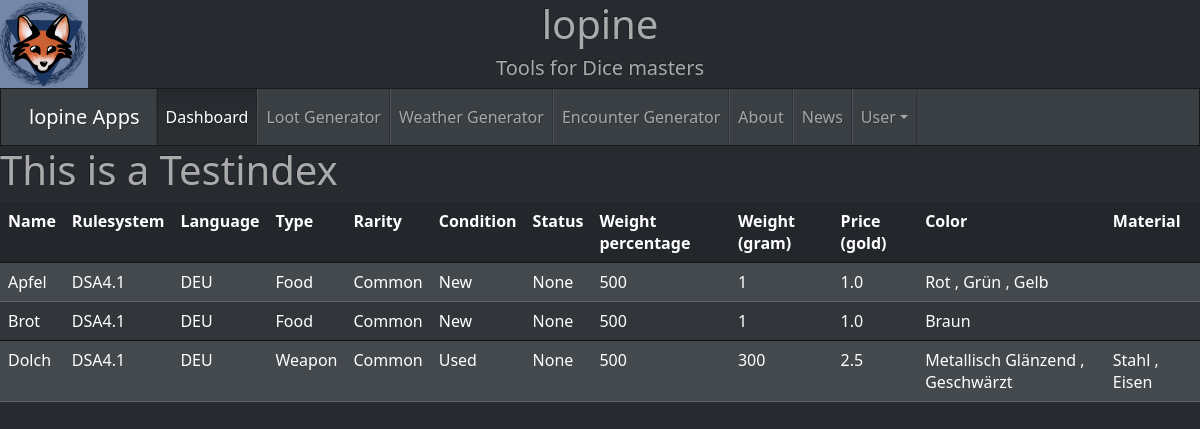
The page / on the database its author committed.
### lopine_items_app/models.py (models this page shows, shortened)
class Item(models.Model):
    item_id = models.AutoField(primary_key=True)
    rulesystem = models.ForeignKey(Rulesystem, on_delete=models.SET_NULL, null=True)
    language = models.ForeignKey(Language, on_delete=models.SET_NULL, null=True)
    item_type = models.ForeignKey(ItemType, on_delete=models.SET_NULL, null=True)
    item_place = models.ForeignKey(ItemPlace, on_delete=models.SET_NULL, null=True)
    weight_percentage = models.IntegerField(default=500, validators=[MaxValueValidator(950)], help_text='500 = 50%')
    name = models.CharField(max_length=255, unique=True,
                            help_text='Specific Item Name like Rusty Dagger, Sweet Bread or Leather Shirt')
    rarity = models.ForeignKey(ItemRarity, on_delete=models.SET_NULL, null=True)
    max_count = models.IntegerField(validators=[MinValueValidator(1)], default=1,
                                    help_text='How many can be max found while Looting')
    condition = models.ForeignKey(ItemCondition, on_delete=models.SET_NULL, null=True)
    status = models.ForeignKey(ItemStatus, on_delete=models.SET_NULL, null=True)
    status_note = models.CharField(max_length=255, default='None')
    weight_gram = models.IntegerField(default=1, validators=[MinValueValidator(1)])
    price_gold = models.FloatField(default=1, validators=[MinValueValidator(0)])

class Rulesystem(models.Model):
    name = models.CharField(max_length=20, unique=True, default='DSA4.1')

class Language(models.Model):
    name = models.CharField(max_length=20, unique=True, default='DEU')

class ItemType(models.Model):
    name = models.CharField(max_length=20, unique=True)

class ItemRarity(models.Model):
    name = models.CharField(max_length=20, unique=True)

class ItemCondition(models.Model):
    name = models.CharField(max_length=20, unique=True)

class ItemStatus(models.Model):
    name = models.CharField(max_length=20, unique=True)

class Color(models.Model):
    item = models.ForeignKey(Item, on_delete=models.CASCADE, related_name='colors')
    color_name = models.CharField(max_length=255)

class Material(models.Model):
    item = models.ForeignKey(Item, on_delete=models.CASCADE, related_name='material')
    material_name = models.CharField(max_length=255)

### Lopine/views.py (the view, shortened to what this page needs)
# urls.py: path('', views.show_index, name='show_index'),
def show_index(request):
    items = Item.objects.all()
    return render(request, 'index.html', {'items': items})

### templates/index.html (shortened to what this page needs)
{% load static %}
<!DOCTYPE html>
<head>
    <link rel="stylesheet" href="{% static '/css/style.css' %}">
</head>
<body>
  <header>
    <img id="header-icon" src="{% static '/images/favicon.jpg' %}" alt="website icon">
    <h1 style="position: relative; text-align: center;">lopine</h1>
    <h5 style="position: relative; text-align: center;">Tools for Dice masters</h5>
    <nav class="navbar navbar-expand-lg bg-primary" data-bs-theme="dark">
      <div class="container-fluid">
        <a class="navbar-brand" href="/">lopine Apps</a>
        <div class="collapse navbar-collapse" id="navbarColor01">
          <ul class="navbar-nav me-auto">
            <li class="nav-item">
              <a class="nav-link active" href="/">Dashboard
              </a>
            </li>
            <li class="nav-item">
              <a class="nav-link" href="#">Loot Generator</a>
            </li>
            <li class="nav-item">
              <a class="nav-link" href="#">Weather Generator</a>
            </li>
              <li class="nav-item">
                  <a class="nav-link" href="#">Encounter Generator</a>
            </li>
            <li class="nav-item">
              <a class="nav-link" href="#">About</a>
            </li>
              <li class="nav-item">
              <a class="nav-link" href="#">News</a>
            </li>
          </ul>
            <ul class="navbar-nav">
                {% if user.is_authenticated %}
                    <li class="nav-item dropdown">
                        <a class="nav-link dropdown-toggle" data-bs-toggle="dropdown" role="button" aria-expanded="false">
                            {{ user.username }}
                        </a>
                        <ul class="dropdown-menu">
                            <li>
                                <a href="{% url 'user_profile' %}" class="dropdown-item">Profile</a>
                            </li>
                            <li>
                                <a href="{% url 'logout' %}" class="dropdown-item">Logout</a>
                            </li>
                        </ul>
                    </li>
                {% else %}
                    <li class="nav-item dropdown">
                        <a class="nav-link dropdown-toggle" data-bs-toggle="dropdown" role="button" aria-expanded="false">User</a>
                    </li>
                {% endif %}
            </ul>
        </div>
      </div>
    </nav>
</header>
  <h1>This is a Testindex</h1>
<table class="table table-hover">
        <tr class="table-active">
            <th scope="col">Name</th>
            <th scope="col">Rulesystem</th>
            <th scope="col">Language</th>
            <th scope="col">Type</th>
            <th scope="col">Rarity</th>
            <th scope="col">Condition</th>
            <th scope="col">Status</th>
            <th scope="col">Weight percentage</th>
            <th scope="col">Weight (gram)</th>
            <th scope="col">Price (gold)</th>
            <th scope="col">Color</th>
            <th scope="col">Material</th>
        </tr>
        {% for item in items %}
            <tr class="{% cycle 'table-primary' 'table-default' as rowcolors %}">
                <td>{{ item.name }}</td>
                <td>{{ item.rulesystem.name }}</td>
                <td>{{ item.language.name }}</td>
                <td>{{ item.item_type.name }}</td>
                <td>{{ item.rarity.name }}</td>
                <td>{{ item.condition.name }}</td>
                <td>{{ item.status.name }}</td>
                <td>{{ item.weight_percentage }}</td>
                <td>{{ item.weight_gram }}</td>
                <td>{{ item.price_gold }}</td>
                <td>
                    {% for color in item.colors.all %}
                        {{ color.color_name }}
                         {% if not forloop.last %}, {% endif %}
                    {% endfor %}
                </td>
                <td>
                    {% for color in item.material.all %}
                        {{ color.material_name }}
                         {% if not forloop.last %}, {% endif %}
                    {% endfor %}
                </td>
            </tr>
        {% endfor %}
    </table>
</body>

### rows shown on the page
Item: name "Apfel", rulesystem.name "DSA4.1", language.name "DEU", item_type.name "Food", rarity.name "Common", condition.name "New", status.name "None", weight_percentage "500", weight_gram "1", price_gold "1.0"
Color: color_name "Rot"
Color: color_name "Grün"
Color: color_name "Gelb"
Item: name "Brot", rulesystem.name "DSA4.1", language.name "DEU", item_type.name "Food", rarity.name "Common", condition.name "New", status.name "None", weight_percentage "500", weight_gram "1", price_gold "1.0"
Color: color_name "Braun"
Item: name "Dolch", rulesystem.name "DSA4.1", language.name "DEU", item_type.name "Weapon", rarity.name "Common", condition.name "Used", status.name "None", weight_percentage "500", weight_gram "300", price_gold "2.5"
Color: color_name "Metallisch Glänzend"
Color: color_name "Geschwärzt"
Material: material_name "Stahl"
Material: material_name "Eisen"
